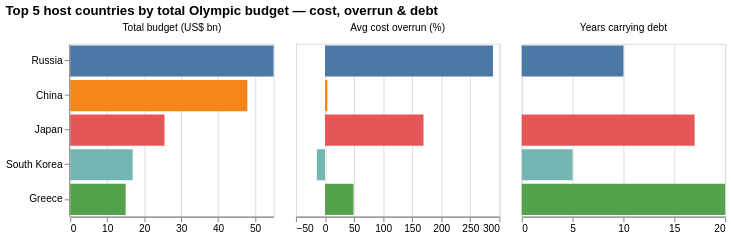

Source (notebook cell):
### Markdown cell above
## 2. Compare the top 5 host countries

Before looking at *where* the Games were held, compare the biggest spenders on three axes:
**total budget**, **average cost overrun**, and **how long the host carried Olympic debt**.
Countries are ranked by total nominal budget (summed across each country's Games).

> Budgets are **nominal USD** and mix sports-only vs. total-infrastructure figures, so read
> them as orders of magnitude. China has no public debt-repayment record (opaque → no bar),
> and South Korea's overrun is negative (Seoul 1988 came in under budget).

### Code cell
import numpy as np

# --- Aggregate to country level ---------------------------------------------
# budget  = total nominal cost summed over that country's Games
# overrun = mean cost-overrun %
# debt    = longest years-to-repay (parsing "20+" -> 20)
df["years_to_repay_num"] = df["years_to_repay"].apply(
    lambda v: np.nan if pd.isna(v) else float(str(v).replace("+", "").strip() or "nan")
)
by_country = (
    df.groupby("host_country")
    .agg(
        budget=("total_cost_usd_bn_nominal", "sum"),
        overrun=("cost_overrun_pct", "mean"),
        debt_years=("years_to_repay_num", "max"),
    )
    .reset_index()
    .sort_values("budget", ascending=False)
)

top5 = by_country.head(5).copy()
order = top5["host_country"].tolist()

METRICS = {
    "budget": "Total budget (US$ bn)",
    "overrun": "Avg cost overrun (%)",
    "debt_years": "Years carrying debt",
}
long = top5.melt(
    id_vars="host_country", value_vars=list(METRICS),
    var_name="metric", value_name="value",
)
long["metric"] = long["metric"].map(METRICS)

compare = (
    alt.Chart(long)
    .mark_bar()
    .encode(
        y=alt.Y("host_country:N", sort=order, title=None),
        x=alt.X("value:Q", title=None),
        color=alt.Color("host_country:N", sort=order, legend=None,
                        scale=alt.Scale(scheme="tableau10")),
        tooltip=["host_country:N", "metric:N", alt.Tooltip("value:Q", format=".1f")],
    )
    .properties(width=200, height=170)
    .facet(column=alt.Column("metric:N", sort=list(METRICS.values()), title=None))
    .resolve_scale(x="independent")
    .properties(title="Top 5 host countries by total Olympic budget — cost, overrun & debt")
)
compare

### Figure 1 — Vega-Lite specification as saved in the notebook (floating-point values rounded to 4 significant figures)
{"config": {"view": {"continuousWidth": 300, "continuousHeight": 300}}, "data": {"name": "data-024a6953a206f69bf5a3dac05cfcc8ee"}, "facet": {"column": {"field": "metric", "sort": ["Total budget (US$ bn)", "Avg cost overrun (%)", "Years carrying debt"], "title": null, "type": "nominal"}}, "spec": {"mark": {"type": "bar"}, "encoding": {"color": {"field": "host_country", "legend": null, "scale": {"scheme": "tableau10"}, "sort": ["Russia", "China", "Japan", "South Korea", "Greece"], "type": "nominal"}, "tooltip": [{"field": "host_country", "type": "nominal"}, {"field": "metric", "type": "nominal"}, {"field": "value", "format": ".1f", "type": "quantitative"}], "x": {"field": "value", "title": null, "type": "quantitative"}, "y": {"field": "host_country", "sort": ["Russia", "China", "Japan", "South Korea", "Greece"], "title": null, "type": "nominal"}}, "height": 170, "width": 200}, "resolve": {"scale": {"x": "independent"}}, "title": "Top 5 host countries by total Olympic budget — cost, overrun & debt", "$schema": "https://vega.github.io/schema/vega-lite/v5.8.0.json", "datasets": {"data-024a6953a206f69bf5a3dac05cfcc8ee": [{"host_country": "Russia", "metric": "Total budget (US$ bn)", "value": 55.0}, {"host_country": "China", "metric": "Total budget (US$ bn)", "value": 47.9}, {"host_country": "Japan", "metric": "Total budget (US$ bn)", "value": 25.5}, {"host_country": "South Korea", "metric": "Total budget (US$ bn)", "value": 16.9}, {"host_country": "Greece", "metric": "Total budget (US$ bn)", "value": 15.0}, {"host_country": "Russia", "metric": "Avg cost overrun (%)", "value": 289.0}, {"host_country": "China", "metric": "Avg cost overrun (%)", "value": 4.0}, {"host_country": "Japan", "metric": "Avg cost overrun (%)", "value": 169.5}, {"host_country": "South Korea", "metric": "Avg cost overrun (%)", "value": -14.0}, {"host_country": "Greece", "metric": "Avg cost overrun (%)", "value": 49.0}, {"host_country": "Russia", "metric": "Years carrying debt", "value": 10.0}, {"host_country": "China", "metric": "Years carrying debt", "value": null}, {"host_country": "Japan", "metric": "Years carrying debt", "value": 17.0}, {"host_country": "South Korea", "metric": "Years carrying debt", "value": 5.0}, {"host_country": "Greece", "metric": "Years carrying debt", "value": 20.0}]}}
